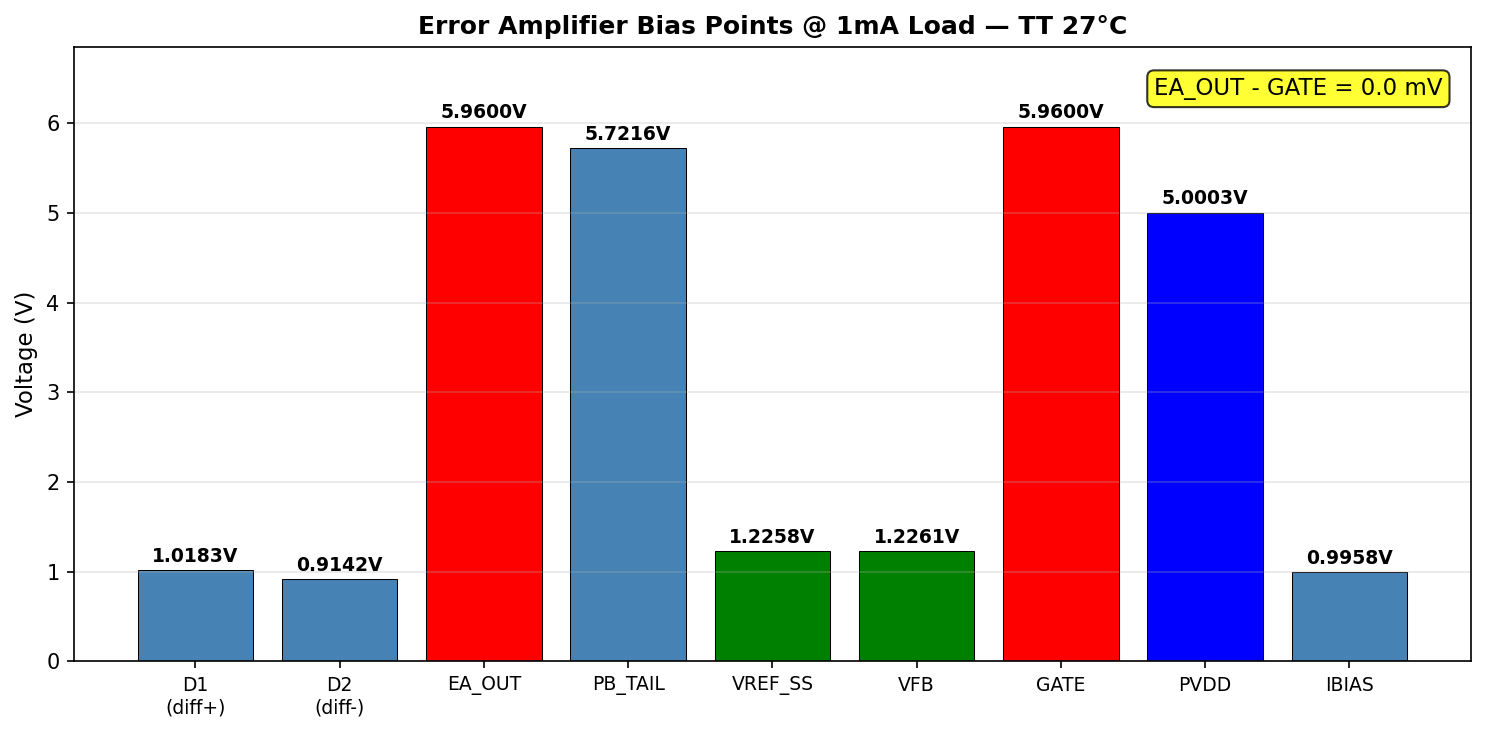

Reproduce this figure in Python.
#!/usr/bin/env python3
"""Plot EA bias points from ngspice .meas output."""
import matplotlib
matplotlib.use('Agg')
import matplotlib.pyplot as plt
import numpy as np
import re

# Parse ea_bias_data.txt for measured values
nodes = {}
with open('ea_bias_data.txt', 'r') as f:
    for line in f:
        # Match lines like: v_d1 = 4.12345e+00
        m = re.match(r'(\w+)\s*=\s*([0-9eE.+\-]+)', line.strip())
        if m:
            nodes[m.group(1)] = float(m.group(2))

# Expected node names from tb_plot_ea_bias.spice
labels = ['v_d1', 'v_d2', 'v_vout', 'v_pb', 'v_vref', 'v_vfb', 'v_gate', 'v_pvdd', 'v_ibias']
nice_labels = ['D1\n(diff+)', 'D2\n(diff-)', 'EA_OUT', 'PB_TAIL', 'VREF_SS', 'VFB', 'GATE', 'PVDD', 'IBIAS']

vals = []
colors = []
for lbl in labels:
    v = nodes.get(lbl, 0.0)
    vals.append(v)
    if lbl in ('v_vout', 'v_gate'):
        colors.append('red')
    elif lbl == 'v_pvdd':
        colors.append('blue')
    elif lbl in ('v_vref', 'v_vfb'):
        colors.append('green')
    else:
        colors.append('steelblue')

fig, ax = plt.subplots(figsize=(10, 5))
bars = ax.bar(range(len(vals)), vals, color=colors, edgecolor='black', linewidth=0.5)

# Annotate each bar with its value
for i, (bar, v) in enumerate(zip(bars, vals)):
    ax.text(bar.get_x() + bar.get_width()/2, bar.get_height() + 0.05,
            f'{v:.4f}V', ha='center', va='bottom', fontsize=9, fontweight='bold')

ax.set_xticks(range(len(nice_labels)))
ax.set_xticklabels(nice_labels, fontsize=9)
ax.set_ylabel('Voltage (V)', fontsize=11)
ax.set_title('Error Amplifier Bias Points @ 1mA Load — TT 27°C', fontsize=12, fontweight='bold')
ax.set_ylim(0, max(vals) * 1.15)
ax.grid(axis='y', alpha=0.3)

# Highlight EA_OUT vs GATE match
ea_out = nodes.get('v_vout', 0)
gate = nodes.get('v_gate', 0)
offset_mv = (ea_out - gate) * 1000
ax.text(0.98, 0.95, f'EA_OUT - GATE = {offset_mv:.1f} mV',
        transform=ax.transAxes, ha='right', va='top', fontsize=11,
        bbox=dict(boxstyle='round,pad=0.3', facecolor='yellow', alpha=0.8))

plt.tight_layout()
plt.savefig('plot_ea_bias.png', dpi=150, bbox_inches='tight')
print(f'Saved plot_ea_bias.png')
print(f'EA_OUT = {ea_out:.6f} V, GATE = {gate:.6f} V, offset = {offset_mv:.1f} mV')
